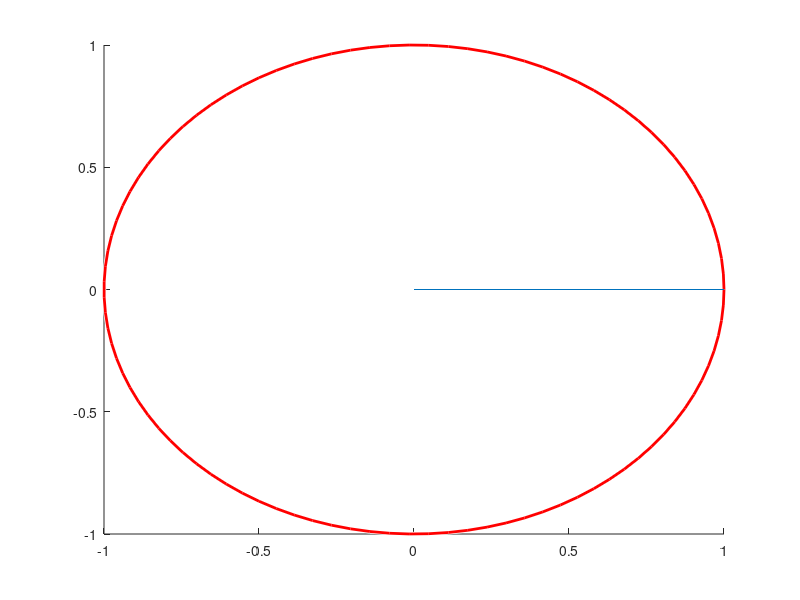

Reproduce this figure in MATLAB. (Note: this script raises an error after producing the figure.)
clear
clf

%define state
m_1 = 1; 
m_2 = 1; 
l_1 = 0.5; 
l_2 = 0.5;
total_t = 1.2;
t_wait = 0.1;
t_init = 0;
tspan = [t_init t_init+t_wait];
y0 = [pi/2 pi/2 0 0];
error = [0 0 0 0];     

moment_1 = 3/(m_1*l_1^2);
moment_2 = 3/(m_2*l_2^2);
y_forced =[0;0]; 
round = 1;

axis_l = l_1+l_2;
axis([-axis_l axis_l -axis_l axis_l])

%circle radius that can be clicked
center = [0, 0];
radius = l_1+l_2;
viscircles(center, radius);


x1 = [0 l_1*sin(y0(1))]; %x-coordinates for first pendulum
y1 = [0 -l_1*cos(y0(1))]; %y-coordinates for first pendulum
x2 = [l_1*sin(y0(1)) l_1*sin(y0(1))+l_2*sin(y0(2))];
y2 = [-l_1*cos(y0(1)) -l_1*cos(y0(1))-l_2*cos(y0(2))];
p1 = line(x1, y1);
p2 = line(x2, y2);

mv = 1;
num_ens = 100; %number of controllers to test

pos_ens = zeros(2, num_ens); % 'y' estimated position
t_ens = zeros(num_ens, 1);


%while loop should run without resetting goal until error (distance between
%goal and actual position) is minimized to value = 0.01
while(1)
    
    if ( rem(round, 150) == 1 || norm(mean(error, 2)) < 0.01)
        round = 1;
        %user-input/goal
        [x_g, y_g] = ginput(1);
        goal_pos = [x_g; y_g];
        %control
        mv = 1;
        % 'x' control input
    end
    round = round + 1;
    
    %creating ensemble of controllers
    %tic 
    %tstart = tic;
    u_ens = repmat(y_forced, 1, num_ens)+mv*randn(2, num_ens); 
    for index = (1:num_ens)
        u_forced = [u_ens(1,index);u_ens(2, index)];
        [~, y] = ode45(@(t, y) odefcn(y,l_1, l_2, m_1, m_2,u_forced), [0 0.05], y0);%position the pendulum would be with given control
        %y(:,1:2) = atan2(sin(y(:,1:2)),cos(y(:,1:2)));
        yend = y(end, :); %final position in theta
        x_pos = l_1*sin(yend(1))+l_2*sin(yend(2));
        y_pos = -l_1*cos(yend(1))-l_2*cos(yend(2));
%         dist = sqrt((x_pos-x_g).^2+(y_pos-y_g).^2);
%         t_i = find(min(dist));    
%         t_ens(i) = t_i; for changine time, try later
        pos_ens(:, index) = [x_pos, y_pos];
    end
    %t_for = toc(tstart)
    hold off
    v_control = zeros(2, num_ens);
    con_ens = [v_control;u_ens];
    %Remember, covariances from difference of var. from mean
    mean_pos = mean(pos_ens, 2);
    mu_pos_ens = pos_ens - mean_pos;
    
    error_ens = goal_pos - pos_ens + 0.05*randn(2,  num_ens); %E (error) = Z - y
    
    %singular value decomposition of mu_pos_ens
    [u_pos, s_pos, v_pos] = svd(mu_pos_ens);
    spr = rank(s_pos); 
    %only first 2 rows of s vector matters
    u_pos = u_pos(:, 1:spr);
    s_pos = s_pos(:, 1:spr);
    v_pos = v_pos(1:spr, 1:spr);
    
    con_ens = con_ens * (eye(num_ens) + mu_pos_ens' * u_pos * ...
        pinv( s_pos.^2 + max(.05^2, min(diag(s_pos)).^2)) * u_pos' * error_ens);
    
    u_ens = con_ens(3:4, :);
    mean_control = median(u_ens, 2);
    mv = diag(std(u_ens,[],2));
    
    
    %Plot
    hold on
    plot(x_g, y_g, 'rx');
    hold off
    plot(pos_ens(1,:), pos_ens(2,:), 'bx'); %predicted locations
    
    y_forced = mean_control;
    [t, y] = ode45(@(t, y) odefcn(y,l_1, l_2, m_1, m_2, y_forced),[0 0.0025], y0);
    num_points = length(y);
    
    t_1 = y(end, 1);
    t_2 = y(end, 2);
    
    theta1 = y(:, 1);
    theta2 = y(:, 2);

    x1 = l_1*sin(theta1); %x-coordinates for first pendulum
    y1 = -l_1*cos(theta1); %y-coordinates for first pendulum
    x2 = x1+l_2*sin(theta2);
    y2 = y1-l_2*cos(theta2);
    pts = [0 0; x1(end) y1(end); x2(end) y2(end)];
        

    
%     %track
%     hold on
%     plot(pos_ens(1,1),pos_ens(2,1), 'go')
%     plot(pos_ens(1,2),pos_ens(2,2), 'ro')
%     hold off
    hold on; 
    plot(0,0,'x');
    axis([-1 1 -1 1]);
    plot(x_g, y_g, 'rx');
    hold off
    line(pts(:,1), pts(:,2));
    drawnow
     
    y0 = y(end, :);
    x2_f = l_1*sin(y0(1))+l_2*sin(y0(2));
    y2_f = -l_1*cos(y0(1))-l_2*cos(y0(2));
    error = [x2_f, y2_f]' - goal_pos;
    
end
